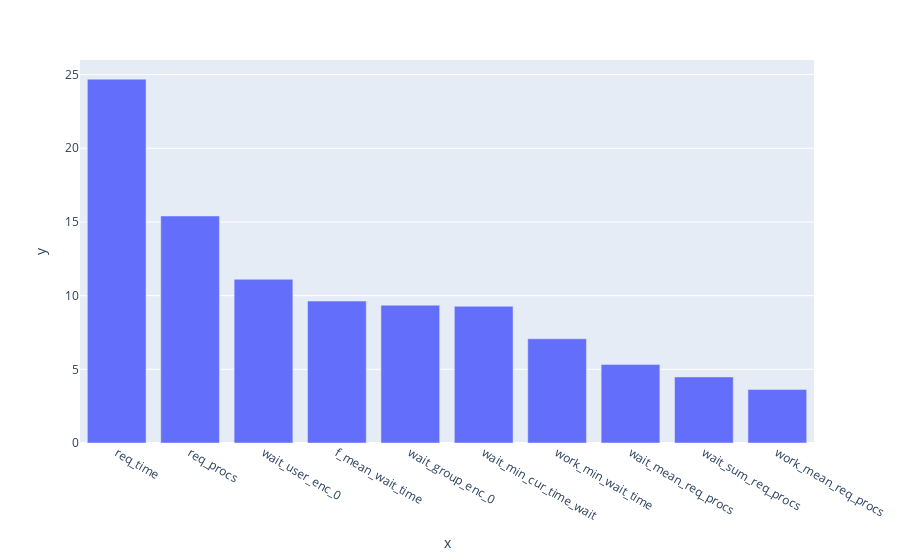

Write notebook code for a chart like this one.
### Code cell
cat_model_2 = CatBoostRegressor(verbose=False, random_state=5)
cat_model_2.fit(X_train[best_features], y_train)

preds_train = cat_model_2.predict(X_train[best_features])
preds_test = cat_model_2.predict(X_test[best_features])

print_metrics(preds_train, preds_test)

sorted_idx_2 = np.argsort(cat_model_2.feature_importances_)
px.bar(
    x=np.array(cat_model_2.feature_names_)[sorted_idx_2][::-1],
    y=np.array(cat_model_2.feature_importances_)[sorted_idx_2][::-1]
)

### Figure 1 — Plotly figure (JSON) as saved in the notebook; plotly's stock layout.template omitted (floating-point values rounded to 4 significant figures)
{"data": [{"alignmentgroup": "True", "hovertemplate": "x=%{x}<br>y=%{y}<extra></extra>", "legendgroup": "", "marker": {"color": "#636efa", "pattern": {"shape": ""}}, "name": "", "offsetgroup": "", "orientation": "v", "showlegend": false, "textposition": "auto", "type": "bar", "x": ["req_time", "req_procs", "wait_user_enc_0", "f_mean_wait_time", "wait_group_enc_0", "wait_min_cur_time_wait", "work_min_wait_time", "wait_mean_req_procs", "wait_sum_req_procs", "work_mean_req_procs"], "xaxis": "x", "y": [24.69, 15.41, 11.11, 9.63, 9.351, 9.279, 7.074, 5.335, 4.486, 3.638], "yaxis": "y"}], "layout": {"autosize": true, "barmode": "relative", "legend": {"tracegroupgap": 0}, "margin": {"t": 60}, "xaxis": {"anchor": "y", "autorange": true, "domain": [0, 1], "range": [-0.5, 9.5], "title": {"text": "x"}, "type": "category"}, "yaxis": {"anchor": "x", "autorange": true, "domain": [0, 1], "range": [0, 25.99], "title": {"text": "y"}, "type": "linear"}}}
